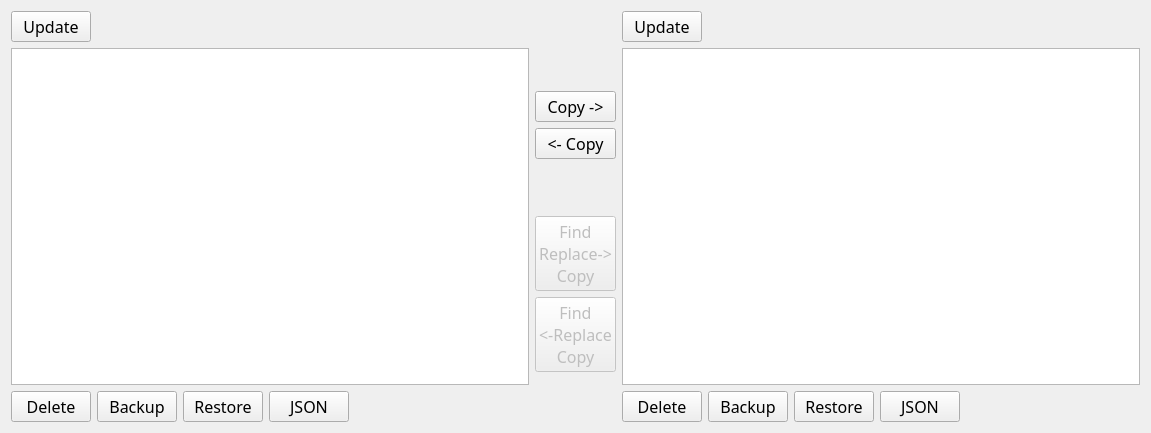
<?xml version="1.0" encoding="UTF-8"?>
<ui version="4.0">
 <class>Form</class>
 <widget class="QWidget" name="Form">
  <property name="geometry">
   <rect>
    <x>0</x>
    <y>0</y>
    <width>1151</width>
    <height>433</height>
   </rect>
  </property>
  <property name="windowTitle">
   <string>Form</string>
  </property>
  <layout class="QHBoxLayout" name="horizontalLayout">
   <item>
    <layout class="QVBoxLayout" name="verticalLayoutFERAllLeft">
     <item>
      <layout class="QHBoxLayout" name="horizontalFERTopButtonsLeft">
       <item>
        <layout class="QHBoxLayout" name="horizontalLayoutFERTopPushButtonsLeft">
         <item>
          <widget class="QPushButton" name="pushButtonUpdateFERLeft">
           <property name="maximumSize">
            <size>
             <width>85</width>
             <height>16777215</height>
            </size>
           </property>
           <property name="font">
            <font>
             <family>Waree</family>
             <pointsize>12</pointsize>
            </font>
           </property>
           <property name="contextMenuPolicy">
            <enum>Qt::NoContextMenu</enum>
           </property>
           <property name="toolTip">
            <string>Update the list of Field Extraction Rules based on the org/credentials entered above. </string>
           </property>
           <property name="text">
            <string>Update</string>
           </property>
          </widget>
         </item>
         <item>
          <spacer name="horizontalSpacer_34">
           <property name="orientation">
            <enum>Qt::Horizontal</enum>
           </property>
           <property name="sizeHint" stdset="0">
            <size>
             <width>40</width>
             <height>20</height>
            </size>
           </property>
          </spacer>
         </item>
        </layout>
       </item>
      </layout>
     </item>
     <item>
      <widget class="QListWidget" name="FERListWidgetLeft">
       <property name="font">
        <font>
         <family>Waree</family>
         <pointsize>12</pointsize>
        </font>
       </property>
       <property name="selectionMode">
        <enum>QAbstractItemView::ExtendedSelection</enum>
       </property>
       <property name="sortingEnabled">
        <bool>true</bool>
       </property>
      </widget>
     </item>
     <item>
      <layout class="QHBoxLayout" name="horizontalLayoutFERBottomButtonsLeft">
       <item>
        <widget class="QPushButton" name="pushButtonFERDeleteLeft">
         <property name="maximumSize">
          <size>
           <width>85</width>
           <height>16777215</height>
          </size>
         </property>
         <property name="font">
          <font>
           <family>Waree</family>
           <pointsize>12</pointsize>
          </font>
         </property>
         <property name="toolTip">
          <string>Delete the selected Field Extraction Rules. Be careful!</string>
         </property>
         <property name="text">
          <string>Delete</string>
         </property>
        </widget>
       </item>
       <item>
        <widget class="QPushButton" name="pushButtonFERBackupLeft">
         <property name="maximumSize">
          <size>
           <width>85</width>
           <height>16777215</height>
          </size>
         </property>
         <property name="font">
          <font>
           <family>Waree</family>
           <pointsize>12</pointsize>
          </font>
         </property>
         <property name="toolTip">
          <string>Backup the selected Field Extraction Rules to JSON files. One file will be written per rule. </string>
         </property>
         <property name="text">
          <string>Backup</string>
         </property>
        </widget>
       </item>
       <item>
        <widget class="QPushButton" name="pushButtonFERRestoreLeft">
         <property name="maximumSize">
          <size>
           <width>85</width>
           <height>16777215</height>
          </size>
         </property>
         <property name="font">
          <font>
           <family>Waree</family>
           <pointsize>12</pointsize>
          </font>
         </property>
         <property name="toolTip">
          <string>Restore Field Extraction Rule(s) from JSON file(s). </string>
         </property>
         <property name="text">
          <string>Restore</string>
         </property>
        </widget>
       </item>
       <item>
        <widget class="QPushButton" name="pushButtonFERJSONLeft">
         <property name="font">
          <font>
           <family>Waree</family>
           <pointsize>12</pointsize>
          </font>
         </property>
         <property name="toolTip">
          <string>View FER(s) JSON</string>
         </property>
         <property name="text">
          <string>JSON</string>
         </property>
        </widget>
       </item>
       <item>
        <spacer name="horizontalSpacer_40">
         <property name="orientation">
          <enum>Qt::Horizontal</enum>
         </property>
         <property name="sizeHint" stdset="0">
          <size>
           <width>40</width>
           <height>20</height>
          </size>
         </property>
        </spacer>
       </item>
      </layout>
     </item>
    </layout>
   </item>
   <item>
    <layout class="QVBoxLayout" name="verticalLayoutFERCenterButton">
     <item>
      <spacer name="verticalSpacer_19">
       <property name="orientation">
        <enum>Qt::Vertical</enum>
       </property>
       <property name="sizeHint" stdset="0">
        <size>
         <width>20</width>
         <height>80</height>
        </size>
       </property>
      </spacer>
     </item>
     <item>
      <widget class="QPushButton" name="pushButtonFERCopyLeftToRight">
       <property name="font">
        <font>
         <family>Waree</family>
         <pointsize>12</pointsize>
        </font>
       </property>
       <property name="contextMenuPolicy">
        <enum>Qt::NoContextMenu</enum>
       </property>
       <property name="toolTip">
        <string>Copy the the select Field Extraction Rule(s) from the left org to the right org. </string>
       </property>
       <property name="text">
        <string>Copy -&gt;</string>
       </property>
      </widget>
     </item>
     <item>
      <widget class="QPushButton" name="pushButtonFERCopyRightToLeft">
       <property name="font">
        <font>
         <family>Waree</family>
         <pointsize>12</pointsize>
        </font>
       </property>
       <property name="contextMenuPolicy">
        <enum>Qt::NoContextMenu</enum>
       </property>
       <property name="toolTip">
        <string>Copy the the select Field Extraction Rule(s) from the right org to the left org. </string>
       </property>
       <property name="text">
        <string>&lt;- Copy</string>
       </property>
      </widget>
     </item>
     <item>
      <spacer name="verticalSpacer_20">
       <property name="orientation">
        <enum>Qt::Vertical</enum>
       </property>
       <property name="sizeHint" stdset="0">
        <size>
         <width>20</width>
         <height>40</height>
        </size>
       </property>
      </spacer>
     </item>
     <item>
      <widget class="QPushButton" name="pushButtonFERFindReplaceCopyLeftToRight">
       <property name="enabled">
        <bool>false</bool>
       </property>
       <property name="font">
        <font>
         <family>Waree</family>
         <pointsize>12</pointsize>
        </font>
       </property>
       <property name="contextMenuPolicy">
        <enum>Qt::NoContextMenu</enum>
       </property>
       <property name="toolTip">
        <string>Coming Soon!</string>
       </property>
       <property name="text">
        <string>Find 
Replace-&gt;
Copy</string>
       </property>
      </widget>
     </item>
     <item>
      <widget class="QPushButton" name="pushButtonFERFindReplaceCopyRightToLeft">
       <property name="enabled">
        <bool>false</bool>
       </property>
       <property name="font">
        <font>
         <family>Waree</family>
         <pointsize>12</pointsize>
        </font>
       </property>
       <property name="contextMenuPolicy">
        <enum>Qt::NoContextMenu</enum>
       </property>
       <property name="toolTip">
        <string>Coming Soon!</string>
       </property>
       <property name="text">
        <string>Find 
&lt;-Replace
Copy</string>
       </property>
      </widget>
     </item>
     <item>
      <spacer name="verticalSpacer_21">
       <property name="orientation">
        <enum>Qt::Vertical</enum>
       </property>
       <property name="sizeHint" stdset="0">
        <size>
         <width>20</width>
         <height>40</height>
        </size>
       </property>
      </spacer>
     </item>
    </layout>
   </item>
   <item>
    <layout class="QVBoxLayout" name="verticalLayoutFERAllRight">
     <item>
      <layout class="QHBoxLayout" name="horizontalFERTopButtonsRight">
       <item>
        <layout class="QHBoxLayout" name="horizontalLayoutFERTopPushButtonsRight">
         <item>
          <widget class="QPushButton" name="pushButtonUpdateFERRight">
           <property name="maximumSize">
            <size>
             <width>85</width>
             <height>16777215</height>
            </size>
           </property>
           <property name="font">
            <font>
             <family>Waree</family>
             <pointsize>12</pointsize>
            </font>
           </property>
           <property name="contextMenuPolicy">
            <enum>Qt::NoContextMenu</enum>
           </property>
           <property name="toolTip">
            <string>Update the list of Field Extraction Rules based on the org/credentials entered above. </string>
           </property>
           <property name="text">
            <string>Update</string>
           </property>
          </widget>
         </item>
         <item>
          <spacer name="horizontalSpacer_37">
           <property name="orientation">
            <enum>Qt::Horizontal</enum>
           </property>
           <property name="sizeHint" stdset="0">
            <size>
             <width>40</width>
             <height>20</height>
            </size>
           </property>
          </spacer>
         </item>
        </layout>
       </item>
      </layout>
     </item>
     <item>
      <widget class="QListWidget" name="FERListWidgetRight">
       <property name="font">
        <font>
         <family>Waree</family>
         <pointsize>12</pointsize>
        </font>
       </property>
       <property name="selectionMode">
        <enum>QAbstractItemView::ExtendedSelection</enum>
       </property>
       <property name="sortingEnabled">
        <bool>true</bool>
       </property>
      </widget>
     </item>
     <item>
      <layout class="QHBoxLayout" name="horizontalLayoutFERBottomButtonsRight">
       <item>
        <widget class="QPushButton" name="pushButtonFERDeleteRight">
         <property name="maximumSize">
          <size>
           <width>85</width>
           <height>16777215</height>
          </size>
         </property>
         <property name="font">
          <font>
           <family>Waree</family>
           <pointsize>12</pointsize>
          </font>
         </property>
         <property name="toolTip">
          <string>Delete the selected Field Extraction Rules. Be careful!</string>
         </property>
         <property name="text">
          <string>Delete</string>
         </property>
        </widget>
       </item>
       <item>
        <widget class="QPushButton" name="pushButtonFERBackupRight">
         <property name="maximumSize">
          <size>
           <width>85</width>
           <height>16777215</height>
          </size>
         </property>
         <property name="font">
          <font>
           <family>Waree</family>
           <pointsize>12</pointsize>
          </font>
         </property>
         <property name="toolTip">
          <string>Backup the selected Field Extraction Rules to JSON files. One file will be written per rule. </string>
         </property>
         <property name="text">
          <string>Backup</string>
         </property>
        </widget>
       </item>
       <item>
        <widget class="QPushButton" name="pushButtonFERRestoreRight">
         <property name="maximumSize">
          <size>
           <width>85</width>
           <height>16777215</height>
          </size>
         </property>
         <property name="font">
          <font>
           <family>Waree</family>
           <pointsize>12</pointsize>
          </font>
         </property>
         <property name="toolTip">
          <string>Restore Field Extraction Rule(s) from JSON file(s). </string>
         </property>
         <property name="text">
          <string>Restore</string>
         </property>
        </widget>
       </item>
       <item>
        <widget class="QPushButton" name="pushButtonFERJSONRight">
         <property name="font">
          <font>
           <family>Waree</family>
           <pointsize>12</pointsize>
          </font>
         </property>
         <property name="toolTip">
          <string>View FER(s) JSON</string>
         </property>
         <property name="text">
          <string>JSON</string>
         </property>
        </widget>
       </item>
       <item>
        <spacer name="horizontalSpacer_39">
         <property name="orientation">
          <enum>Qt::Horizontal</enum>
         </property>
         <property name="sizeHint" stdset="0">
          <size>
           <width>40</width>
           <height>20</height>
          </size>
         </property>
        </spacer>
       </item>
      </layout>
     </item>
    </layout>
   </item>
  </layout>
 </widget>
 <resources/>
 <connections/>
</ui>
